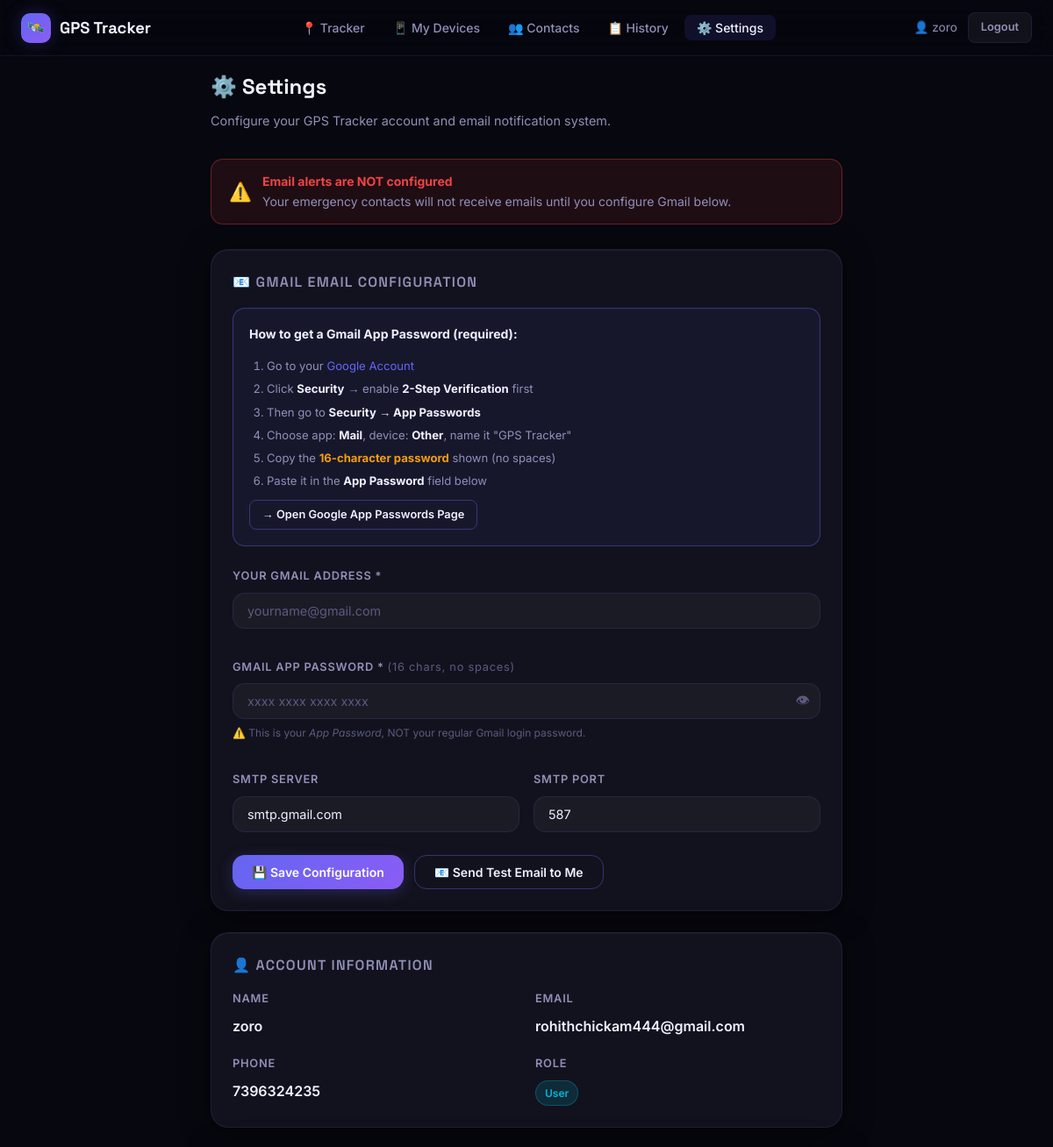
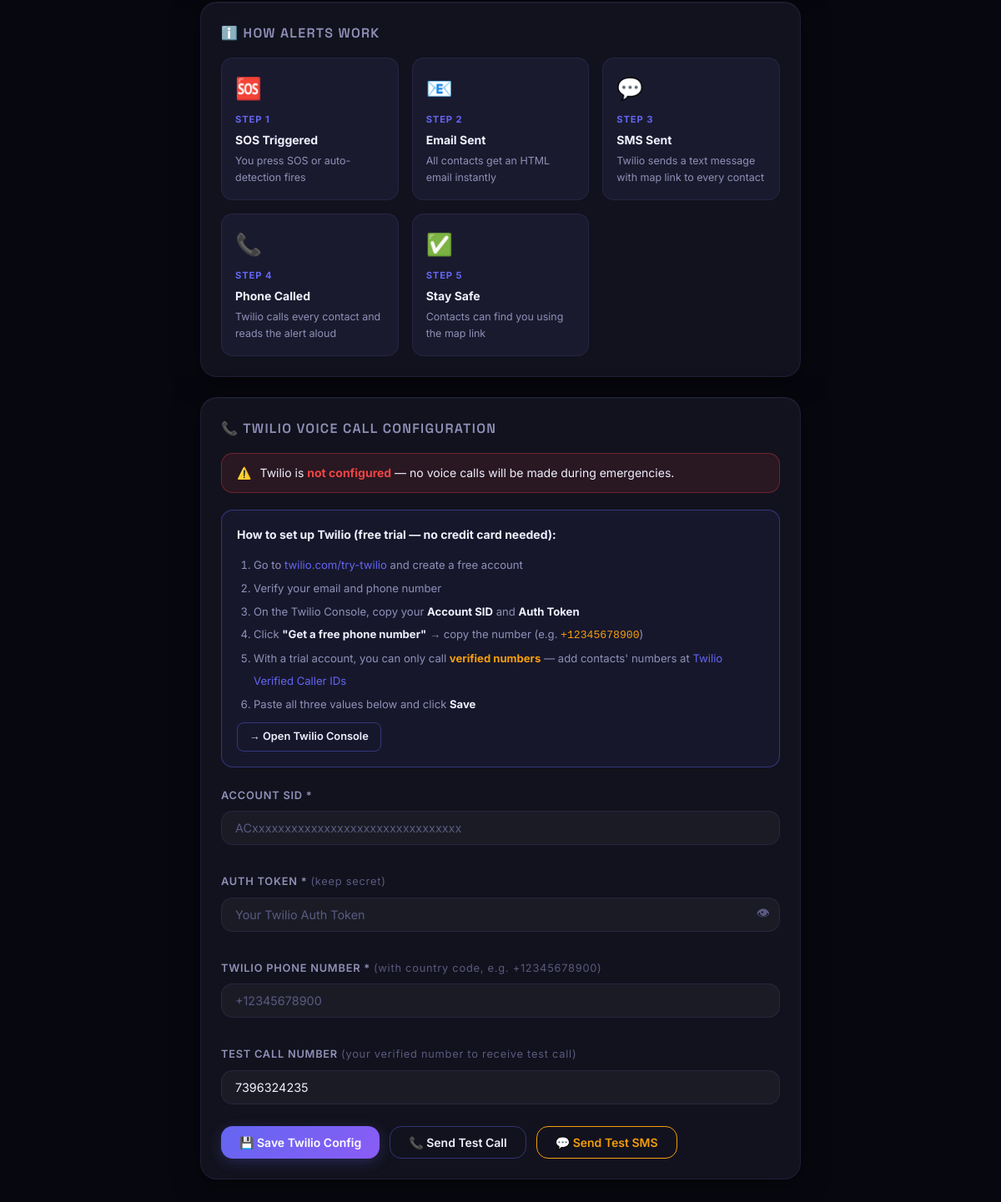
The page /settings (signed in) on the database its author committed (2 pictures, top to bottom).
### models.py (models this page shows, shortened)
class User(UserMixin, db.Model):
    __tablename__ = "users"
    id            = db.Column(db.Integer, primary_key=True)
    name          = db.Column(db.String(100), nullable=False)
    email         = db.Column(db.String(150), unique=True, nullable=False)
    password_hash = db.Column(db.String(200), nullable=False)
    phone         = db.Column(db.String(20), default="")
    is_admin      = db.Column(db.Boolean, default=False)
    is_active_tracking = db.Column(db.Boolean, default=False)
    created_at    = db.Column(db.DateTime, default=datetime.utcnow)
    locations  = db.relationship("Location",          backref="user", lazy=True, cascade="all, delete-orphan")
    contacts   = db.relationship("EmergencyContact",  backref="user", lazy=True, cascade="all, delete-orphan")
    alerts     = db.relationship("Alert",             backref="user", lazy=True, cascade="all, delete-orphan")
    safe_zones = db.relationship("SafeZone",          backref="user", lazy=True, cascade="all, delete-orphan")

### app.py (the view)
@app.route("/settings", methods=["GET", "POST"])
@login_required
def settings():
    email_configured   = bool(app.config.get("MAIL_USERNAME") and app.config.get("MAIL_PASSWORD"))
    twilio_configured  = bool(app.config.get("TWILIO_ACCOUNT_SID") and app.config.get("TWILIO_AUTH_TOKEN") and app.config.get("TWILIO_FROM_NUMBER"))
    return render_template(
        "settings.html",
        email_configured   = email_configured,
        twilio_configured  = twilio_configured,
        mail_username      = app.config.get("MAIL_USERNAME",     ""),
        mail_server        = app.config.get("MAIL_SERVER",       "smtp.gmail.com"),
        mail_port          = app.config.get("MAIL_PORT",         587),
        twilio_sid         = app.config.get("TWILIO_ACCOUNT_SID",""),
        twilio_from        = app.config.get("TWILIO_FROM_NUMBER",""),
    )

### app.py (called while the page is built)
@login_manager.user_loader
def load_user(user_id):
    return User.query.get(int(user_id))

### templates/settings.html (shortened to what this page needs)
{% extends "base.html" %}
{% block content %}
<div class="page">
  <div class="container" style="max-width:760px">
    <div style="margin-bottom:32px">
      <h1 class="section-title">⚙️ Settings</h1>
      <p class="section-sub">Configure your GPS Tracker account and email notification system.</p>
    </div>
    {% if email_configured %}
    <div style="display:flex;align-items:center;gap:12px;padding:14px 20px;
                background:rgba(16,185,129,0.1);border:1px solid rgba(16,185,129,0.35);
                border-radius:var(--radius-md);margin-bottom:28px;font-size:.875rem">
      <span style="font-size:1.3rem">✅</span>
      <div>
        <strong style="color:var(--success)">Email alerts are active</strong><br>
        <span style="color:var(--text-secondary)">Sending from: <code style="color:var(--success)">{{ mail_username }}</code></span>
      </div>
      <button class="btn btn-ghost btn-sm" style="margin-left:auto" onclick="sendTestEmail()">
        📧 Send Test Email
      </button>
    </div>
    {% else %}
    <div style="display:flex;align-items:center;gap:12px;padding:14px 20px;
                background:rgba(239,68,68,0.1);border:1px solid rgba(239,68,68,0.35);
                border-radius:var(--radius-md);margin-bottom:28px;font-size:.875rem">
      <span style="font-size:1.3rem">⚠️</span>
      <div>
        <strong style="color:var(--danger)">Email alerts are NOT configured</strong><br>
        <span style="color:var(--text-secondary)">Your emergency contacts will not receive emails until you configure Gmail below.</span>
      </div>
    </div>
    {% endif %}
    <div class="card" style="margin-bottom:24px">
      <div class="card-title">📧 Gmail Email Configuration</div>
      <div style="background:rgba(99,102,241,0.07);border:1px solid var(--border-glow);
                  border-radius:var(--radius-md);padding:18px;margin-bottom:24px">
        <p style="font-weight:700;font-size:.875rem;margin-bottom:12px;color:var(--text-primary)">
          How to get a Gmail App Password (required):
        </p>
        <ol style="padding-left:20px;font-size:.82rem;color:var(--text-secondary);line-height:2">
          <li>Go to your <a href="https://myaccount.google.com" target="_blank" style="color:var(--accent)">Google Account</a></li>
          <li>Click <strong style="color:var(--text-primary)">Security</strong> → enable <strong style="color:var(--text-primary)">2-Step Verification</strong> first</li>
          <li>Then go to <strong style="color:var(--text-primary)">Security → App Passwords</strong></li>
          <li>Choose app: <strong style="color:var(--text-primary)">Mail</strong>, device: <strong style="color:var(--text-primary)">Other</strong>, name it "GPS Tracker"</li>
          <li>Copy the <strong style="color:var(--warning)">16-character password</strong> shown (no spaces)</li>
          <li>Paste it in the <strong style="color:var(--text-primary)">App Password</strong> field below</li>
        </ol>
        <a href="https://myaccount.google.com/apppasswords" target="_blank"
           class="btn btn-outline btn-sm" style="margin-top:8px">
          → Open Google App Passwords Page
        </a>
      </div>
      <div style="display:grid;grid-template-columns:1fr 1fr;gap:16px">
        <div class="form-group" style="grid-column:1/-1">
          <label class="form-label" for="mail-user">Your Gmail Address *</label>
          <input type="email" id="mail-user" class="form-control"
                 placeholder="yourname@gmail.com"
                 value="{{ mail_username }}" autocomplete="email">
        </div>
        <div class="form-group" style="grid-column:1/-1">
          <label class="form-label" for="mail-pass">Gmail App Password * <span style="color:var(--text-muted);font-weight:400;text-transform:none">(16 chars, no spaces)</span></label>
          <div style="position:relative">
            <input type="password" id="mail-pass" class="form-control"
                   placeholder="xxxx xxxx xxxx xxxx" autocomplete="new-password"
                   style="padding-right:50px">
            <button type="button" onclick="togglePw()" style="position:absolute;right:12px;top:50%;transform:translateY(-50%);background:none;border:none;color:var(--text-muted);cursor:pointer;font-size:1rem" id="pw-eye">👁</button>
          </div>
          <div style="font-size:.75rem;color:var(--text-muted);margin-top:6px">
            ⚠️ This is your <em>App Password</em>, NOT your regular Gmail login password.
          </div>
        </div>
        <div class="form-group">
          <label class="form-label" for="mail-server">SMTP Server</label>
          <input type="text" id="mail-server" class="form-control"
                 value="{{ mail_server }}" placeholder="smtp.gmail.com">
        </div>
        <div class="form-group">
          <label class="form-label" for="mail-port">SMTP Port</label>
          <input type="number" id="mail-port" class="form-control"
                 value="{{ mail_port }}" placeholder="587">
        </div>
      </div>
      <div style="display:flex;gap:12px;flex-wrap:wrap;margin-top:8px">
        <button class="btn btn-primary" onclick="saveEmailConfig()" id="save-btn">
          💾 Save Configuration
        </button>
        <button class="btn btn-outline" onclick="sendTestEmail()" id="test-btn">
          📧 Send Test Email to Me
        </button>
      </div>
    </div>
    <div class="card" style="margin-bottom:24px">
      <div class="card-title">👤 Account Information</div>
      <div style="display:grid;grid-template-columns:1fr 1fr;gap:20px">
        <div>
          <div class="form-label">Name</div>
          <div style="font-weight:600;color:var(--text-primary)">{{ current_user.name }}</div>
        </div>
        <div>
          <div class="form-label">Email</div>
          <div style="font-weight:600;color:var(--text-primary)">{{ current_user.email }}</div>
        </div>
        <div>
          <div class="form-label">Phone</div>
          <div style="font-weight:600;color:var(--text-primary)">{{ current_user.phone or '—' }}</div>
        </div>
        <div>
          <div class="form-label">Role</div>
          <div>
            {% if current_user.is_admin %}
            <span class="badge badge-warning">Admin</span>
            {% else %}
            <span class="badge badge-info">User</span>
            {% endif %}
          </div>
        </div>
      </div>
    </div>
    <div class="card">
      <div class="card-title">ℹ️ How Alerts Work</div>
      <div style="display:grid;grid-template-columns:repeat(auto-fill,minmax(180px,1fr));gap:16px">
        {% for step, icon, title, desc in [
          ('1','🆘','SOS Triggered','You press SOS or auto-detection fires'),
          ('2','📧','Email Sent','All contacts get an HTML email instantly'),
          ('3','💬','SMS Sent','Twilio sends a text message with map link to every contact'),
          ('4','📞','Phone Called','Twilio calls every contact and reads the alert aloud'),
          ('5','✅','Stay Safe','Contacts can find you using the map link'),
        ] %}
        <div style="background:var(--bg-card-hover);border:1px solid var(--border);border-radius:var(--radius-md);padding:16px">
          <div style="font-size:1.6rem;margin-bottom:8px">{{ icon }}</div>
          <div style="font-size:.7rem;color:var(--accent);font-weight:700;letter-spacing:.08em;margin-bottom:4px">STEP {{ step }}</div>
          <div style="font-weight:700;font-size:.875rem;margin-bottom:4px">{{ title }}</div>
          <div style="font-size:.78rem;color:var(--text-secondary)">{{ desc }}</div>
        </div>
        {% endfor %}
      </div>
    </div>
    <div class="card" style="margin-top:24px">
      <div class="card-title">📞 Twilio Voice Call Configuration</div>
      {% if twilio_configured %}
      <div style="display:flex;align-items:center;gap:10px;padding:12px 18px;
                  background:rgba(16,185,129,0.1);border:1px solid rgba(16,185,129,0.35);
                  border-radius:var(--radius-md);margin-bottom:20px;font-size:.875rem">
        <span>✅</span>
        <span>Twilio is <strong style="color:var(--success)">configured</strong> — calls will fire on every emergency.</span>
        <span style="color:var(--text-muted);font-size:.78rem;margin-left:auto">From: {{ twilio_from }}</span>
      </div>
      {% else %}
      <div style="display:flex;align-items:center;gap:10px;padding:12px 18px;
                  background:rgba(239,68,68,0.1);border:1px solid rgba(239,68,68,0.35);
                  border-radius:var(--radius-md);margin-bottom:20px;font-size:.875rem">
        <span>⚠️</span>
        <span>Twilio is <strong style="color:var(--danger)">not configured</strong> — no voice calls will be made during emergencies.</span>
      </div>
      {% endif %}
      <div style="background:rgba(99,102,241,0.07);border:1px solid var(--border-glow);
                  border-radius:var(--radius-md);padding:18px;margin-bottom:24px">
        <p style="font-weight:700;font-size:.875rem;margin-bottom:12px;color:var(--text-primary)">
          How to set up Twilio (free trial — no credit card needed):
        </p>
        <ol style="padding-left:20px;font-size:.82rem;color:var(--text-secondary);line-height:2.1">
          <li>Go to <a href="https://www.twilio.com/try-twilio" target="_blank" style="color:var(--accent)">twilio.com/try-twilio</a> and create a free account</li>
          <li>Verify your email and phone number</li>
          <li>On the Twilio Console, copy your <strong style="color:var(--text-primary)">Account SID</strong> and <strong style="color:var(--text-primary)">Auth Token</strong></li>
          <li>Click <strong style="color:var(--text-primary)">"Get a free phone number"</strong> → copy the number (e.g. <code style="color:var(--warning)">+12345678900</code>)</li>
          <li>With a trial account, you can only call <strong style="color:var(--warning)">verified numbers</strong> — add contacts' numbers at <a href="https://console.twilio.com/us1/develop/phone-numbers/manage/verified" target="_blank" style="color:var(--accent)">Twilio Verified Caller IDs</a></li>
          <li>Paste all three values below and click <strong style="color:var(--text-primary)">Save</strong></li>
        </ol>
        <a href="https://console.twilio.com" target="_blank" class="btn btn-outline btn-sm" style="margin-top:8px">
          → Open Twilio Console
        </a>
      </div>
      <div style="display:grid;grid-template-columns:1fr 1fr;gap:16px">
        <div class="form-group" style="grid-column:1/-1">
          <label class="form-label" for="tw-sid">Account SID *</label>
          <input type="text" id="tw-sid" class="form-control"
                 placeholder="ACxxxxxxxxxxxxxxxxxxxxxxxxxxxxxxxx"
                 value="{{ twilio_sid }}" autocomplete="off">
        </div>
        <div class="form-group" style="grid-column:1/-1">
          <label class="form-label" for="tw-token">Auth Token * <span style="color:var(--text-muted);font-weight:400;text-transform:none">(keep secret)</span></label>
          <div style="position:relative">
            <input type="password" id="tw-token" class="form-control"
                   placeholder="Your Twilio Auth Token" autocomplete="new-password"
                   style="padding-right:50px">
            <button type="button" onclick="toggleTwToken()" id="tw-eye"
                    style="position:absolute;right:12px;top:50%;transform:translateY(-50%);
                           background:none;border:none;color:var(--text-muted);cursor:pointer;font-size:1rem">👁</button>
          </div>
        </div>
        <div class="form-group" style="grid-column:1/-1">
          <label class="form-label" for="tw-from">Twilio Phone Number * <span style="color:var(--text-muted);font-weight:400;text-transform:none">(with country code, e.g. +12345678900)</span></label>
          <input type="text" id="tw-from" class="form-control"
                 placeholder="+12345678900"
                 value="{{ twilio_from }}" autocomplete="off">
        </div>
        <div class="form-group" style="grid-column:1/-1">
          <label class="form-label" for="tw-test-num">Test Call Number <span style="color:var(--text-muted);font-weight:400;text-transform:none">(your verified number to receive test call)</span></label>
          <input type="tel" id="tw-test-num" class="form-control"
                 placeholder="+919999900000 (must be verified on Twilio)"
                 value="{{ current_user.phone or '' }}">
        </div>
      </div>
      <div style="display:flex;gap:12px;flex-wrap:wrap;margin-top:8px">
        <button class="btn btn-primary" onclick="saveTwilioConfig()" id="tw-save-btn">
          💾 Save Twilio Config
        </button>
        <button class="btn btn-outline" onclick="sendTestCall()" id="tw-test-btn">
          📞 Send Test Call
        </button>
        <button class="btn btn-outline" onclick="sendTestSms()" id="tw-sms-btn"
                style="border-color:var(--warning);color:var(--warning)">
          💬 Send Test SMS
        </button>
      </div>
    </div>
  </div>
</div>
{% endblock %}

### templates/base.html (shortened to what this page needs)
<!DOCTYPE html>
<html lang="en">
<head>
  <link rel="stylesheet" href="{{ url_for('static', filename='css/style.css') }}">
  <link rel="stylesheet" href="https://unpkg.com/leaflet@1.9.4/dist/leaflet.css">
</head>
<body>
<nav class="navbar">
  <a class="navbar-brand" href="{{ url_for('index') }}">
    <div class="logo-icon">🛰️</div>
    GPS Tracker
  </a>
  {% if current_user.is_authenticated %}
  <ul class="navbar-nav">
    <li><a href="{{ url_for('tracker') }}"    class="{{ 'active' if request.endpoint == 'tracker'    }}">📍 Tracker</a></li>
    <li><a href="{{ url_for('my_devices') }}" class="{{ 'active' if request.endpoint == 'my_devices' }}">📱 My Devices</a></li>
    <li><a href="{{ url_for('contacts') }}"   class="{{ 'active' if request.endpoint == 'contacts'   }}">👥 Contacts</a></li>
    <li><a href="{{ url_for('history') }}"    class="{{ 'active' if request.endpoint == 'history'    }}">📋 History</a></li>
    <li><a href="{{ url_for('settings') }}"   class="{{ 'active' if request.endpoint == 'settings'   }}">⚙️ Settings</a></li>
  </ul>
  <div class="navbar-actions">
    <span style="font-size:.85rem;color:var(--text-secondary)">👤 {{ current_user.name }}</span>
    <a href="{{ url_for('logout') }}" class="btn btn-ghost btn-sm">Logout</a>
  </div>
  {% else %}
  <div class="navbar-actions">
    <a href="{{ url_for('login') }}"    class="btn btn-ghost btn-sm">Login</a>
    <a href="{{ url_for('register') }}" class="btn btn-primary btn-sm">Get Started</a>
  </div>
  {% endif %}
</nav>
{% block content %}{% endblock %}
</body>
</html>

### rows shown on the page
User: name "zoro", email "rohithchickam444@gmail.com", phone "7396324235"

### other values the page prints
{{ icon }} "🆘" "📧" "💬" "📞" "✅"
{{ step }} "1" "2" "3" "4" "5"
{{ title }} "SOS Triggered" "Email Sent" "SMS Sent" "Phone Called" "Stay Safe"
{{ desc }} "You press SOS or auto-detection fires" "All contacts get an HTML email instantly" "Twilio sends a text message with map link to every contact" "Twilio calls every contact and reads the alert aloud" "Contacts can find you using the map link"
